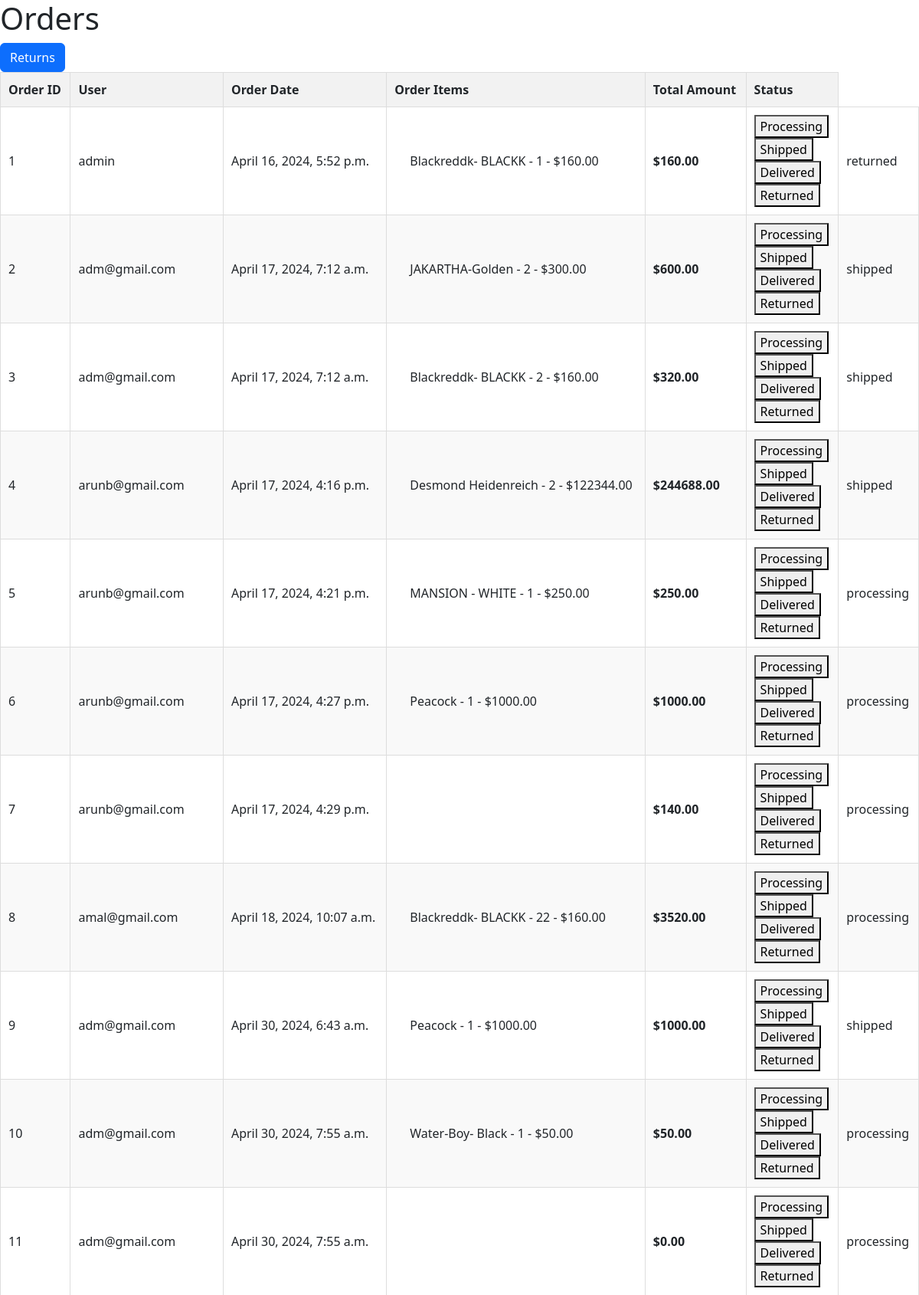
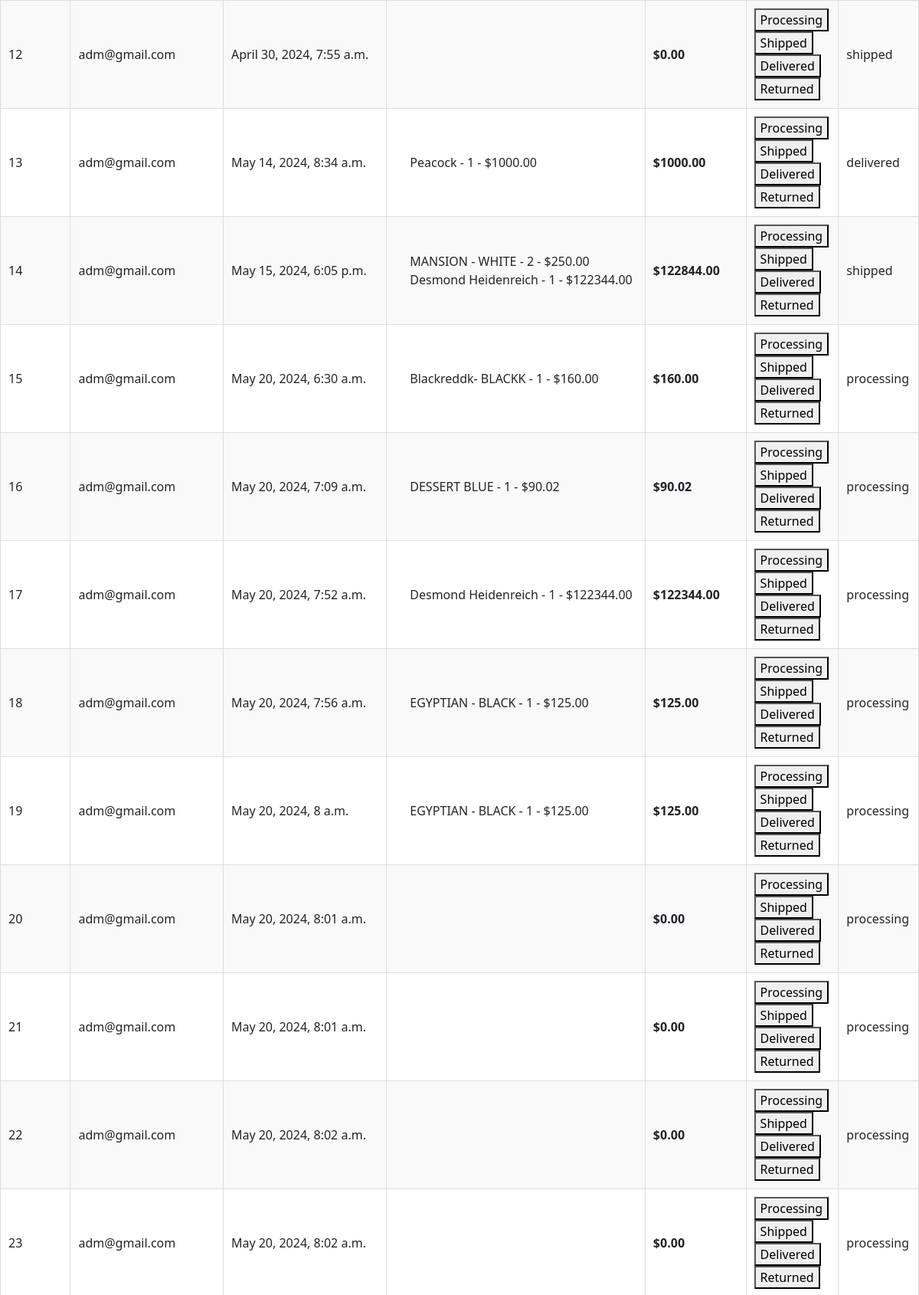
Screenshot of /custom_admin/custom_admin/admin/orders/ (upper part) with the database file from the repository (2 pictures, top to bottom).
### shop/models.py (models this page shows, shortened)
class Order(models.Model):
    user = models.ForeignKey(User, on_delete=models.CASCADE)
    order_date = models.DateTimeField(auto_now_add=True)
    total_amount = models.DecimalField(max_digits=10, decimal_places=2)
    STATUS_CHOICES = (
        ('processing', 'Processing'),
        ('shipped', 'Shipped'),
        ('delivered', 'Delivered'),
        ('returned', 'Returned'),
    )
    status = models.CharField(max_length=20, choices=STATUS_CHOICES, default='processing')

class OrderItem(models.Model):
    order = models.ForeignKey(Order, related_name='items', on_delete=models.CASCADE)
    product = models.ForeignKey(Product, on_delete=models.CASCADE)
    quantity = models.PositiveIntegerField(default=1)
    item_price = models.DecimalField(max_digits=10, decimal_places=2)

class Product(models.Model):
    name = models.CharField(max_length=200, unique=True)
    slug = models.SlugField(max_length=200, unique=True)
    description = models.TextField(blank=True)
    price = models.DecimalField(max_digits=10, decimal_places=2)
    category = models.ForeignKey(Category, on_delete=models.CASCADE)
    supplier = models.ForeignKey(Supplier, on_delete=models.CASCADE,default=None,null=True)
    image = models.ImageField(upload_to='product', blank=True)
    stock = models.IntegerField()
    available = models.BooleanField(default=True)
    created = models.DateTimeField(auto_now_add=True)
    updated = models.DateTimeField(auto_now=True)
    reorder = models.IntegerField(default=5)
    color = models.CharField(max_length=50, default='black')
    size = models.IntegerField(default=50)
    class Meta:
        ordering = ('name', )
        verbose_name = 'product'
        verbose_name_plural = 'products'

### custom_admin/views.py (the view, shortened to what this page needs)
# urls.py: path('custom_admin/admin/orders/', views.admin_view_orders, name='admin_view_orders'),
def admin_view_orders(request):
    orders = Order.objects.all()
    return render(request, 'admin_view_orders.html', {'orders': orders})

### cart/context_processors.py (called while the page is built, shortened)
def counter(request):
    item_count = 0
    if 'admin' in request.path:
        return {}
    return dict(item_count=item_count)

### shop/context_processors.py (called while the page is built)
def menu_links(request):
    links = Category.objects.all()
    return dict(links=links)

### templates/admin_view_orders.html (shortened to what this page needs)
<!DOCTYPE html>
<html lang="en">
<head>
    <link href="https://cdn.jsdelivr.net/npm/bootstrap@5.3.2/dist/css/bootstrap.min.css" rel="stylesheet">
</head>
<body>
    <h1>Orders</h1>
    <a href="{% url 'custom_admin:view_returns' %}" class="btn btn-primary">Returns</a>
    <table>
        <thead>
            <tr>
                <th>Order ID</th>
                <th>User</th>
                <th>Order Date</th>
                <th>Order Items</th>
                <th>Total Amount</th>
                <th>Status</th>
            </tr>
        </thead>
        <tbody>
            {% for order in orders %}
            <tr>
                <td>{{ order.id }}</td>
                <td>{{ order.user.username }}</td>
                <td>{{ order.order_date }}</td>
                <td>
                    <ul>
                        {% for item in order.items.all %}
                        <li>{{ item.product.name }} - {{ item.quantity }} - ${{ item.item_price }}</li>
                        {% endfor %}
                    </ul>
                </td>
                <td class="total-amount">${{ order.total_amount }}</td>
                <td>
                    <form action="{% url 'custom_admin:update_status_processing' order.id %}" method="post">
                        <button type="submit" {% if order.status == 'processing' %} class="hidden" {% endif %}>Processing</button>
                    </form>
                    <form action="{% url 'custom_admin:update_status_shipped' order.id %}" method="post">
                        <button type="submit" {% if order.status == 'shipped' %} class="hidden" {% endif %}>Shipped</button>
                    </form>
                    <form action="{% url 'custom_admin:update_status_delivered' order.id %}" method="post">
                        <button type="submit" {% if order.status == 'delivered' %} class="hidden" {% endif %}>Delivered</button>
                    </form>
                    <form action="{% url 'custom_admin:update_status_returned' order.id %}" method="post">
                        <button type="submit" {% if order.status == 'returned' %} class="hidden" {% endif %}>Returned</button>
                    </form>
                </td>
                <td>{{ order.status }}</td>
            </tr>
            {% empty %}
            <tr>
                <td colspan="5">No orders found</td>
            </tr>
            {% endfor %}
        </tbody>
    </table>
</body>
</html>

### templates/admin_view_orders.html (style rules this page uses)
table { width: 100%; border-collapse: collapse; margin-bottom: 20px; }
th { background-color: #f2f2f2; font-weight: bold; padding: 10px; text-align: left; border: 1px solid #ddd; }
td { padding: 10px; border: 1px solid #ddd; }
tbody tr:nth-child(even) { background-color: #f9f9f9; }
ul { margin: 0; padding-left: 20px; }
ul li { list-style-type: none; }
.total-amount { font-weight: bold; }

### rows the page displays
Order: id "1", user.username "admin", order_date "April 16, 2024, 5:52 p.m.", total_amount "160.00", status "returned"
OrderItem: product.name "Blackreddk- BLACKK", quantity "1", item_price "160.00"
Order: id "2", user.username "adm@gmail.com", order_date "April 17, 2024, 7:12 a.m.", total_amount "600.00", status "shipped"
OrderItem: product.name "JAKARTHA-Golden", quantity "2", item_price "300.00"
Order: id "3", user.username "adm@gmail.com", order_date "April 17, 2024, 7:12 a.m.", total_amount "320.00", status "shipped"
OrderItem: product.name "Blackreddk- BLACKK", quantity "2", item_price "160.00"
Order: id "4", user.username "arunb@gmail.com", order_date "April 17, 2024, 4:16 p.m.", total_amount "244688.00", status "shipped"
OrderItem: product.name "Desmond Heidenreich", quantity "2", item_price "122344.00"
Order: id "5", user.username "arunb@gmail.com", order_date "April 17, 2024, 4:21 p.m.", total_amount "250.00", status "processing"
OrderItem: product.name "MANSION - WHITE", quantity "1", item_price "250.00"
Order: id "6", user.username "arunb@gmail.com", order_date "April 17, 2024, 4:27 p.m.", total_amount "1000.00", status "processing"
OrderItem: product.name "Peacock", quantity "1", item_price "1000.00"
Order: id "7", user.username "arunb@gmail.com", order_date "April 17, 2024, 4:29 p.m.", total_amount "140.00", status "processing"
Order: id "8", user.username "amal@gmail.com", order_date "April 18, 2024, 10:07 a.m.", total_amount "3520.00", status "processing"
OrderItem: product.name "Blackreddk- BLACKK", quantity "22", item_price "160.00"
Order: id "9", user.username "adm@gmail.com", order_date "April 30, 2024, 6:43 a.m.", total_amount "1000.00", status "shipped"
OrderItem: product.name "Peacock", quantity "1", item_price "1000.00"
Order: id "10", user.username "adm@gmail.com", order_date "April 30, 2024, 7:55 a.m.", total_amount "50.00", status "processing"
OrderItem: product.name "Water-Boy- Black", quantity "1", item_price "50.00"
Order: id "11", user.username "adm@gmail.com", order_date "April 30, 2024, 7:55 a.m.", total_amount "0.00", status "processing"
Order: id "12", user.username "adm@gmail.com", order_date "April 30, 2024, 7:55 a.m.", total_amount "0.00", status "shipped"
Order: id "13", user.username "adm@gmail.com", order_date "May 14, 2024, 8:34 a.m.", total_amount "1000.00", status "delivered"
OrderItem: product.name "Peacock", quantity "1", item_price "1000.00"
Order: id "14", user.username "adm@gmail.com", order_date "May 15, 2024, 6:05 p.m.", total_amount "122844.00", status "shipped"
OrderItem: product.name "MANSION - WHITE", quantity "2", item_price "250.00"
OrderItem: product.name "Desmond Heidenreich", quantity "1", item_price "122344.00"
Order: id "15", user.username "adm@gmail.com", order_date "May 20, 2024, 6:30 a.m.", total_amount "160.00", status "processing"
OrderItem: product.name "Blackreddk- BLACKK", quantity "1", item_price "160.00"
Order: id "16", user.username "adm@gmail.com", order_date "May 20, 2024, 7:09 a.m.", total_amount "90.02", status "processing"
OrderItem: product.name "DESSERT BLUE", quantity "1", item_price "90.02"
Order: id "17", user.username "adm@gmail.com", order_date "May 20, 2024, 7:52 a.m.", total_amount "122344.00", status "processing"
OrderItem: product.name "Desmond Heidenreich", quantity "1", item_price "122344.00"
Order: id "18", user.username "adm@gmail.com", order_date "May 20, 2024, 7:56 a.m.", total_amount "125.00", status "processing"
OrderItem: product.name "EGYPTIAN - BLACK", quantity "1", item_price "125.00"
Order: id "19", user.username "adm@gmail.com", order_date "May 20, 2024, 8 a.m.", total_amount "125.00", status "processing"
OrderItem: product.name "EGYPTIAN - BLACK", quantity "1", item_price "125.00"
Order: id "20", user.username "adm@gmail.com", order_date "May 20, 2024, 8:01 a.m.", total_amount "0.00", status "processing"
Order: id "21", user.username "adm@gmail.com", order_date "May 20, 2024, 8:01 a.m.", total_amount "0.00", status "processing"
Order: id "22", user.username "adm@gmail.com", order_date "May 20, 2024, 8:02 a.m.", total_amount "0.00", status "processing"
Order: id "23", user.username "adm@gmail.com", order_date "May 20, 2024, 8:02 a.m.", total_amount "0.00", status "processing"
